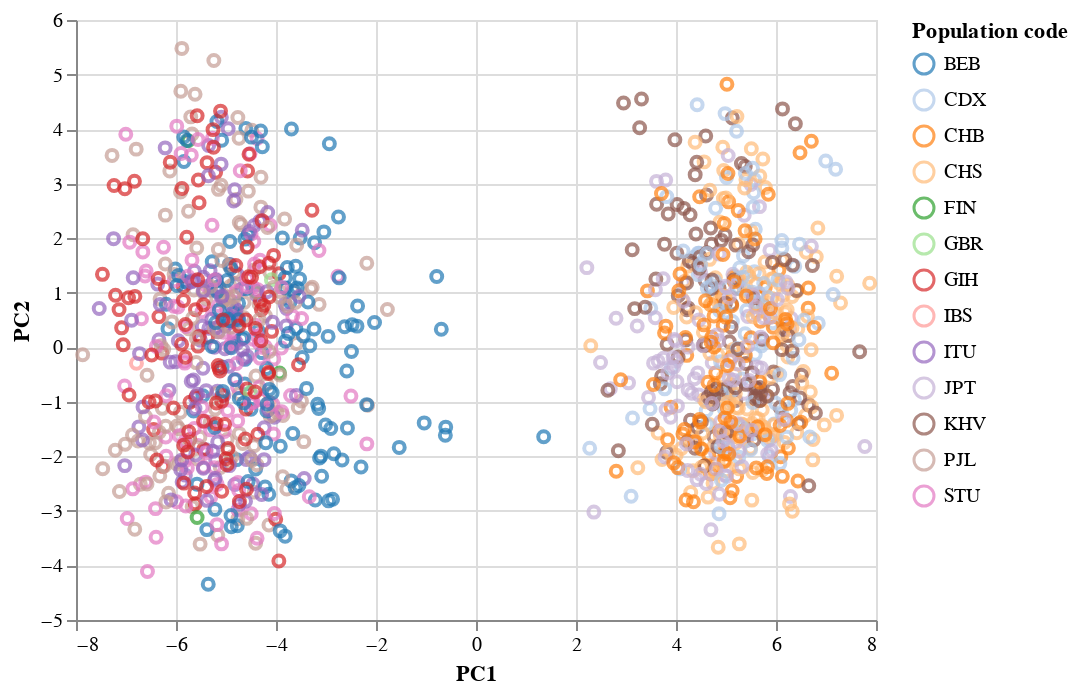

The code cell stored with this chart in its notebook:
### Code cell
alt.Chart(df_plot).mark_point().encode(
    x='PC1',
    y='PC2',
    color=alt.Color('Population code', scale=alt.Scale(scheme='category20'))
)

### Figure 1 — Vega-Lite specification as saved in the notebook (floating-point values rounded to 4 significant figures; data arrays with more than 128 entries replaced by an {"elided": "..."} marker saying what was removed)
{"config": {"view": {"continuousWidth": 400, "continuousHeight": 300}}, "data": {"name": "data-536c66d4ccc4904a568219f5b6cd5d49"}, "mark": "point", "encoding": {"color": {"field": "Population code", "scale": {"scheme": "category20"}, "type": "nominal"}, "x": {"field": "PC1", "type": "quantitative"}, "y": {"field": "PC2", "type": "quantitative"}}, "$schema": "https://vega.github.io/schema/vega-lite/v4.17.0.json", "datasets": {"data-536c66d4ccc4904a568219f5b6cd5d49": {"elided": "1193 records"}}}
